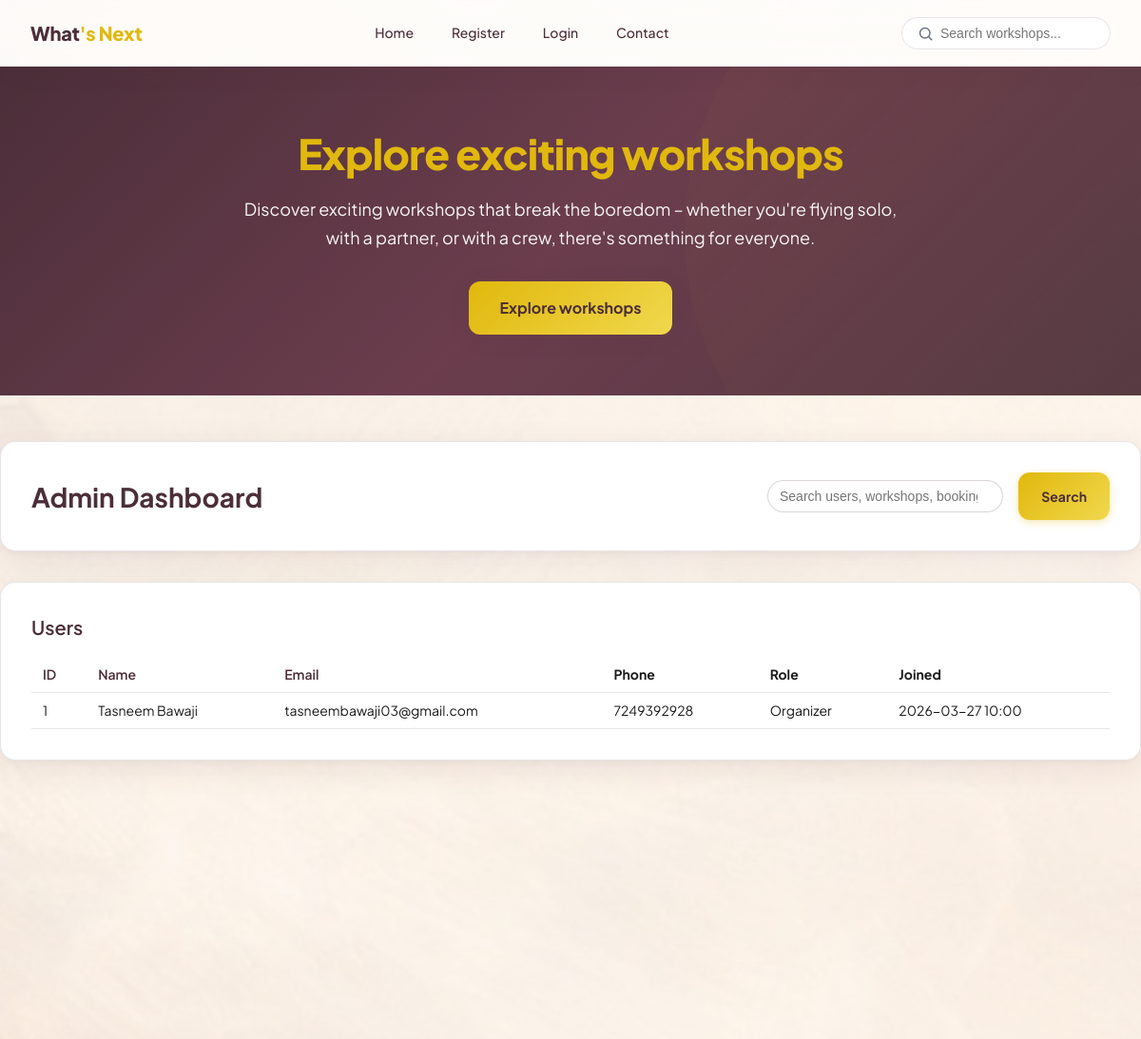
The page /admin-dashboard/?q=&user_sort=email&user_order=desc (upper part) on the database as committed earlier.
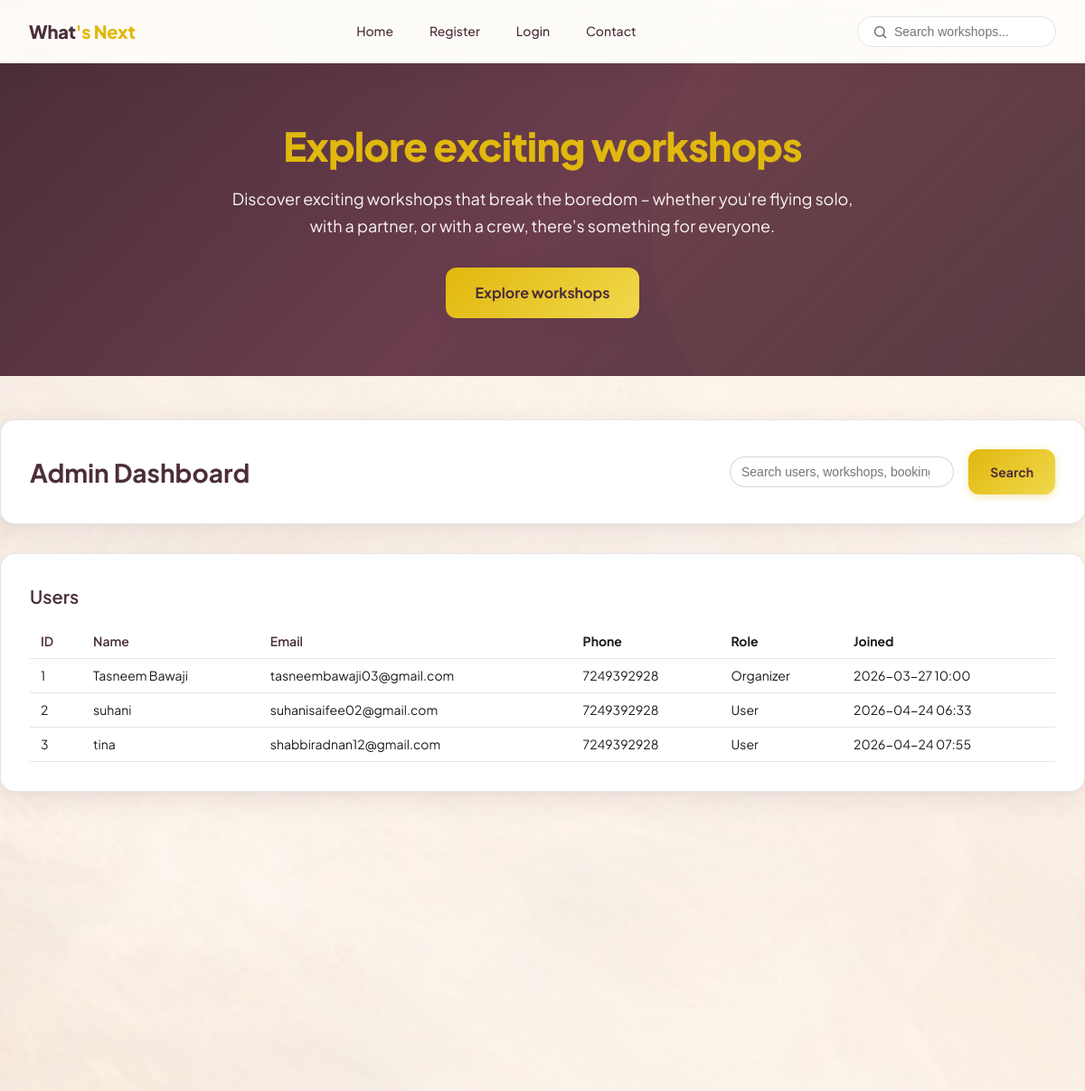
The same page on the database as committed later.
### version1/models.py (models this page shows, shortened)
class WhatsNextUsers(models.Model):
    ROLE_CHOICES = [
        ('user', 'User'),
        ('organizer', 'Organizer'),
    ]
    name = models.CharField(max_length=100)
    email = models.EmailField(unique=True)
    password_hash = models.TextField()
    phone = models.CharField(max_length=15, blank=True, null=True)
    role = models.CharField(max_length=10, choices=ROLE_CHOICES, default='user')
    created_at = models.DateTimeField(default=timezone.now)
    class Meta:
        db_table = "whats_next_users"

### version1/views.py (the view, shortened to what this page needs)
# urls.py: path('admin-dashboard/', views.admin_dashboard, name='admin_dashboard'),
def admin_dashboard(request):
    query = (request.GET.get("q") or "").strip()
    users_qs = WhatsNextUsers.objects.all()
    user_sort = request.GET.get("user_sort", "id")
    user_order = request.GET.get("user_order", "desc")
    user_sort_map = {
        "id": "id",
        "name": "name",
        "email": "email",
        "created": "created_at",
    }
    user_field = user_sort_map.get(user_sort, "id")
    if user_order == "desc":
        user_field = f"-{user_field}"
    users_qs = users_qs.order_by(user_field)
    users_page = Paginator(users_qs, 10).get_page(request.GET.get("user_page"))
    workshops_qs = WhatsNextWorkshops.objects.select_related("category", "organizer__user")
    workshop_sort = request.GET.get("workshop_sort", "date")
    workshop_order = request.GET.get("workshop_order", "desc")
    workshop_sort_map = {
        "id": "id",
        "title": "title",
        "date": "date",
        "price": "price",
    }
    workshop_field = workshop_sort_map.get(workshop_sort, "date")
    if workshop_order == "desc":
        workshop_field = f"-{workshop_field}"
    workshops_qs = workshops_qs.order_by(workshop_field)
    workshops_page = Paginator(workshops_qs, 10).get_page(request.GET.get("workshop_page"))
    bookings_qs = WhatsNextBookings.objects.select_related("user", "workshop")
    booking_sort = request.GET.get("booking_sort", "date")
    booking_order = request.GET.get("booking_order", "desc")
    booking_sort_map = {
        "id": "id",
        "user": "user__name",
        "workshop": "workshop__title",
        "date": "booked_at",
        "status": "status",
    }
    booking_field = booking_sort_map.get(booking_sort, "booked_at")
    if booking_order == "desc":
        booking_field = f"-{booking_field}"
    bookings_qs = bookings_qs.order_by(booking_field)
    bookings_page = Paginator(bookings_qs, 10).get_page(request.GET.get("booking_page"))
    context = {
        "q": query,
        "users_page": users_page,
        "workshops_page": workshops_page,
        "bookings_page": bookings_page,
        "user_sort": user_sort,
        "user_order": user_order,
        "workshop_sort": workshop_sort,
        "workshop_order": workshop_order,
        "booking_sort": booking_sort,
        "booking_order": booking_order,
    }
    return render(request, "admin_dashboard.html", context)

### version1/context_processors.py (called while the page is built)
def session_context(request):
    user_id = request.session.get("user_id")
    user_name = request.session.get("user_name")
    user_role = request.session.get("user_role")
    organizer_id = request.session.get("organizer_id")
    session_user = None
    if user_id and user_name is not None:
        session_user = {
            "id": user_id,
            "name": user_name,
            "role": user_role or "user",
        }
    is_organizer = (
        user_role == "organizer"
        and (organizer_id is not None or user_id is not None)
    )
    return {
        "session_user": session_user,
        "is_organizer": is_organizer,
    }

### version1/templates/admin_dashboard.html (shortened to what this page needs)
{% extends 'base.html' %}
{% block content %}
  <div class="wn-card-solid reveal" style="margin-bottom: var(--space-4);">
    <div style="display: flex; flex-wrap: wrap; gap: var(--space-2); align-items: center; justify-content: space-between;">
      <h2 class="wn-h2" style="margin: 0;">Admin Dashboard</h2>
      <form method="get" style="display: flex; gap: var(--space-2); align-items: center; width: 100%; max-width: 360px;">
        <input
          type="search"
          name="q"
          value="{{ q }}"
          placeholder="Search users, workshops, bookings…"
          style="flex: 1; padding: 8px 12px; border-radius: 999px; border: 1px solid var(--border-strong); font-size: var(--text-small);"
        >
        <button type="submit" class="wn-btn wn-btn--primary">Search</button>
      </form>
    </div>
  </div>
  <section class="wn-card-solid reveal" style="margin-bottom: var(--space-4);">
    <h3 class="wn-h3" style="margin-top: 0; margin-bottom: var(--space-2);">Users</h3>
    <div style="overflow-x: auto;">
      <table class="admin-table">
        <thead>
          <tr>
            <th>
              <a href="?q={{ q }}&user_sort=id&user_order={% if user_sort == 'id' and user_order == 'asc' %}desc{% else %}asc{% endif %}">ID</a>
            </th>
            <th>
              <a href="?q={{ q }}&user_sort=name&user_order={% if user_sort == 'name' and user_order == 'asc' %}desc{% else %}asc{% endif %}">Name</a>
            </th>
            <th>
              <a href="?q={{ q }}&user_sort=email&user_order={% if user_sort == 'email' and user_order == 'asc' %}desc{% else %}asc{% endif %}">Email</a>
            </th>
            <th>Phone</th>
            <th>Role</th>
            <th>Joined</th>
          </tr>
        </thead>
        <tbody>
          {% for user in users_page %}
            <tr>
              <td>{{ user.id }}</td>
              <td>{{ user.name }}</td>
              <td>{{ user.email }}</td>
              <td>{{ user.phone|default:"—" }}</td>
              <td>{{ user.get_role_display }}</td>
              <td>{{ user.created_at|date:"Y-m-d H:i" }}</td>
            </tr>
          {% empty %}
            <tr>
              <td colspan="6">No users found.</td>
            </tr>
          {% endfor %}
        </tbody>
      </table>
    </div>
  </section>
{% endblock %}

Rows that differ between the two databases and show on the page:
added WhatsNextUsers: id "2", name "suhani", email "suhanisaifee02@gmail.com", phone "7249392928", role "User", created_at "2026-04-24 06:33"
added WhatsNextUsers: id "3", name "tina", email "shabbiradnan12@gmail.com", phone "7249392928", role "User", created_at "2026-04-24 07:55"
